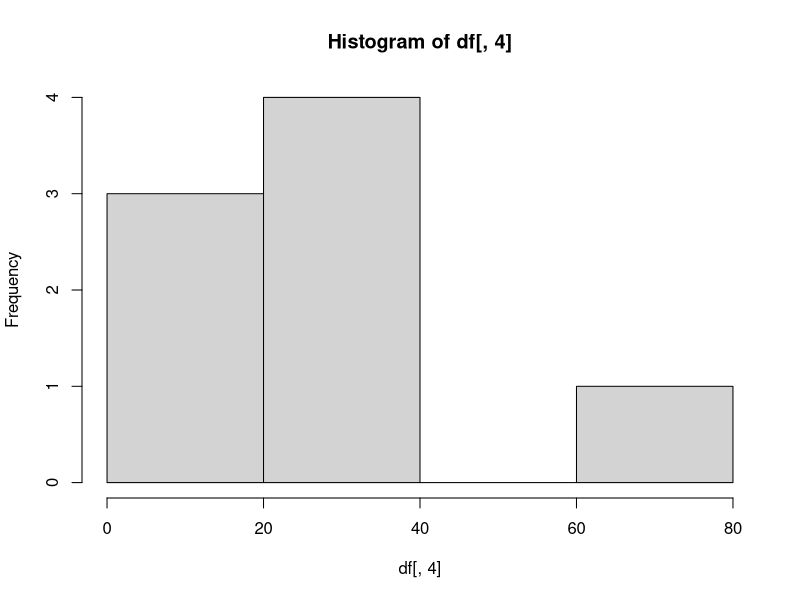

Recreate this plot in R.
## ---- chunk 1
x<-1
x
## ---- chunk 2
# To print values in console
print(x)
## ---- chunk 3
# To assign a character value
msg<-"hello"
msg
## ---- chunk 4
# To assign a vector
x1<-1:20
x1
## ---- chunk 5
# To assign an integer
int<-2L
int
## ---- chunk 6
int/Inf
## ---- chunk 7
c(0.5, 0.6)
## ---- chunk 8
as.logical(x1)
## ---- chunk 9
list_x<-list(1,"a", TRUE, 1+4i, 2L)
list_x
## ---- chunk 10
# To create a list with names
list_x1<-list(a=1,b=2,c=3)
list_x1
## ---- chunk 11
# To concatenate vectors by rows
x2<-1:3
y2<-7:9
rbind(x2,y2)
## ---- chunk 12
# To concatenate vectors by columns
cbind(x2,y2)
## ---- chunk 13
# To create an empty matrix
mat<-matrix(nrow=2, ncol=3)
mat
## ---- chunk 14
# To see the dimension of the matrix created
dim(mat)
## ---- chunk 15
# To see the attributes of the matrix. In this case its dimension
attributes(mat)
## ---- chunk 16
# To fill a matrix
mat<-matrix(1:6, nrow=2, ncol=3)
mat
## ---- chunk 17
# To change the dim of the matrix by changing the dim attribute
dim(mat)<-c(3,2)
mat
## ---- chunk 18
# To create a matrix with names
mat2<-matrix(1:4,nrow=2, ncol=2)
dimnames(mat2)<-list(c("a","b"),c("c","d"))
mat2
## ---- chunk 19
# To use factors to label the results in the table
fac<-factor(c("yes", "yes", "no", "yes"))
fac
## ---- chunk 20
# Table() to know the different values and the quantities of a variable 
table(fac)
## ---- chunk 21
is.na(fac)
## ---- chunk 22
is.nan(fac)
## ---- chunk 23
# To create a dataframe in R
df<-data.frame(id=1:10, target=c(T,T,F,F,T,T,F,T,F,T), position=c(2,3,4,1,5,7,6,1,9,10), cost=c(21,32,NA,NA,4,23,24,76,12,9), season=c(1,1,1,2,2,2,3,3,3,4))
df
## ---- chunk 24
# To see the number of rows
nrow(df)
## ---- chunk 25
# To see the number of columns
ncol(df)
## ---- chunk 26
# To see the names of the columns
names(df)
## ---- chunk 27
# To obtain the unique values in a column
unique(df["season"])
## ---- chunk 28
# To obtain the value of a DF using the column name and the row number
df[7,"cost"]
## ---- chunk 29
# To know how many missing values are in a column
cst_na=is.na(df["cost"])
table(cst_na)
## ---- chunk 30
# Calculate the mean removing the na values
cst=df["cost"]
cst=cst[!cst_na]
mean(cst)
## ---- chunk 31
# Extract a subset of rows with logic and calculate the mean of a column
subset<-df[complete.cases(df$cost, df$season, df$position), ]  # remove missing values
log<-subset[subset$cost>21 & subset$season>1,] # Use the logical operators to get the subset
pos<-log[["season"]] # Take just the column "position" in another variable
mean(pos) # Calculate the mean
## ---- chunk 32
# Find the Maximum value in the column "cost" given a logical condition
df2<-df[df$season==2,]
df2<-df2[["cost"]]
max(df2, na.rm=TRUE)
## ---- chunk 33
# To plot the histogram of the values of a column
# In this case season, which is 4th column
df[, 4] <- as.numeric(df[, 4])
hist(df[, 4])
## ---- chunk 34
x<-2
if (x==2){
        y<-1
}else{
        y<-0
}
y  
## ---- chunk 35
a<-1
if (x==1){
        y<-4
}else if(a==1){
        y<-0
}
print(y)
## ---- chunk 36
for (i in 1:3){
        print(i)
} 
## ---- chunk 37
# Use of seq_along()
x<-c("a","b","c","d")
for (i in seq_along(x)){
        print(x[i])
}
## ---- chunk 38
# Nested loop
x<-matrix(1:6, 2,3)
for (i in seq_len(nrow(x))){
        for (j in seq_len(ncol(x))){
                print(x[i,j])
        }
}
## ---- chunk 39
count<-0
while(count<5){
        print(count)
        count<-count+1
}
## ---- chunk 40
value<-100000
div<-2
tol<- 1e-8
iter<-0
repeat{
        value<-value/div
        if(value<tol){
                print(iter)
                break
        }else{
                iter<-iter+1    
        } 
}
## ---- chunk 41
goal<-4
for (i in 1:6){
        if (goal==i){
                print("you are there")
                next
        } 
        print(i)
}
## ---- chunk 42
# Create a function
add_func<-function(x,y){
        x+y
}
add_func(4,3)
## ---- chunk 43
# Create function with default
add_func2<-function(x,y=3){
        x+y
}
add_func2(2)
## ---- chunk 44
# Assign a date
x<-as.Date("1970-01-01")
x
## ---- chunk 45
# Actual system time
x<-Sys.time()
x #it is in POSIXct
## ---- chunk 46
# To get info from POSIXlt
p<-as.POSIXlt(x)
p$sec
## ---- chunk 47
# Lapply to calculate the mean to objects in a list
x<-list(a=1:4, b=rnorm(10))
lapply(x, mean)
## ---- chunk 48
# Lapply structure with arguments for the function
x<-1:3
lapply(x, runif, min=0, max=10)
## ---- chunk 49
# Lapply to a vector
vectorA <- 1:3
listA<-lapply(vectorA, sqrt)
listA
## ---- chunk 50
# lapply to a matrix
x<-list(a=matrix(1:4,2,2), b=matrix(1:6,3,2))
lapply(x, function(elt) elt[,1])
## ---- chunk 51
# To not get a list but a vector
unlist(listA)
## ---- chunk 52
# lapply to a dataframe
listB <- list(data.frame(x=1:3, y=1:3*2), data.frame(x=4:6, y=4:6*2))
lapply(listB, sum)
## ---- chunk 53
# Use an anonymous function with lapply
# Each dataframe is passed through the function as the data argument, all the results are saved and returned in a list
lapply(listB, function(data) sqrt(data$x)) # sqrt of the values in the x column of both dataframes
## ---- chunk 54
# To use column names with lapply
my_column <- "x"
unlist( lapply(listB, function(data) data[[my_column]]) )
## ---- chunk 55
sapply(listB, function(data) data[[my_column]]) 
## ---- chunk 56
x<-matrix(rnorm(200), 20, 10) 
apply(x, 2, mean) # 2 To keep column dimension
## ---- chunk 57
# apply keeping the row dimension 
apply(x, 1, mean) 
## ---- chunk 58
# There are shortcuts for specific cases of apply as rowSums, rowMeans, colSums and colMeans
rowSums(x)
## ---- chunk 59
# Calculate quantiles with apply
apply(x, 1, quantile, probs=c(0.25,0.75))
## ---- chunk 60
# Calculate the mean using apply of a matrix of 3 dimensions
a<-array(rnorm(2*2*10), c(2,2,10))
apply(a,c(1,2), mean)
## ---- chunk 61
# rowMeans with dims argument
rowMeans(a,dims=2)
## ---- chunk 62
mapply(rep, 1:3, 3:1)
## ---- chunk 63
# Vectorizing a function with mapply
noise<-function(n,mean,sd){
        rnorm(n, mean, sd)
}
mapply(noise, 1:3, 1:3,2)
## ---- chunk 64
# The same as vectorizing the function
list(noise(1,1,2), noise(2,2,2), noise(3,3,2))
## ---- chunk 65
x<-c(rnorm(10), runif(10), rnorm(10,1))
f<-gl(3,10)
f
## ---- chunk 66
tapply(x, f, mean)
## ---- chunk 67
s<-split(airquality, airquality$Month)
sapply(s, function(x) colMeans(x[,c("Ozone", "Solar.R", "Wind")], na.rm=TRUE))
